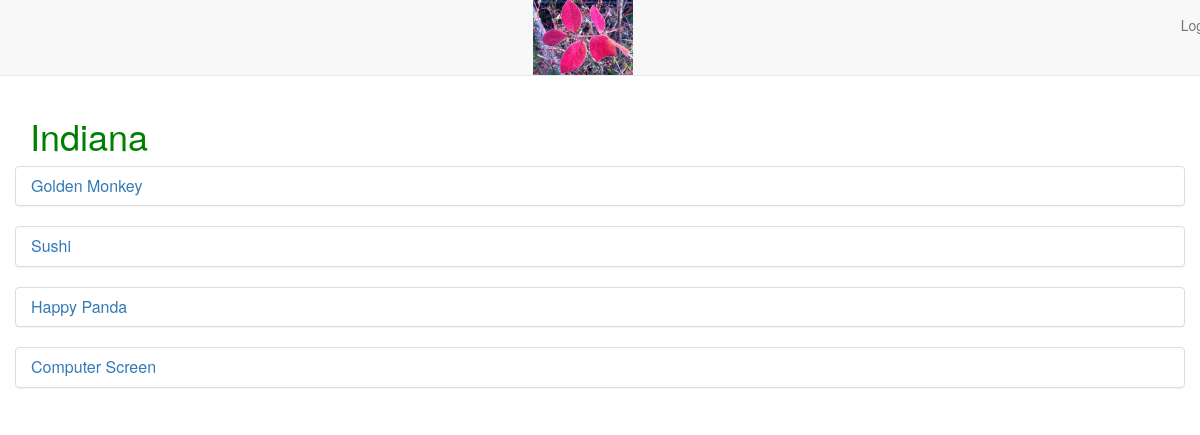
The page /user/Indiana/ on the database its author committed.
### main_app/models.py (models this page shows, shortened)
class Treasure(models.Model):
	user = models.ForeignKey(User)
	name = models.CharField(max_length=100)
	value = models.DecimalField(max_digits=10, decimal_places=2)
	material = models.CharField(max_length=100)
	location = models.CharField(max_length=100)
	image = models.ImageField(upload_to='treasure_images',
							  default='media/default.png')
	likes = models.IntegerField(default=0)

### main_app/views.py (the view)
# urls.py: url(r'^user/(\w+)/$', views.profile, name='profile'),
def profile(request, username):
	user = User.objects.get(username = username)
	treasures = Treasure.objects.filter(user=user)
	return render(request, 'profile.html',
				  {'username' : username,
				   'treasures' : treasures})

### main_app/templates/profile.html
{% extends 'base.html' %}
{% load staticfiles %}
{% block content %}
<h1>{{ username }}</h1>
	<div class="row">
	{% for treasure in treasures %}
		<div class="col.md-4">
		<div class="treasure panel panel-default">
			<a href="/{{treasure.id}}">
			<div class="panel-heading">
				<h3 class="panel-title">{{ treasure.name }}</h3>
			</div>
			</a>
		</div>
		</div>
	{% endfor %}
	</div>
{% endblock %}

### main_app/static/style.css (style rules this page uses)
h1 { color: green; }

### rows shown on the page
Treasure: name "Golden Monkey"
Treasure: name "Sushi"
Treasure: name "Happy Panda"
Treasure: name "Computer Screen"

### other values the page prints
{{ username }} "Indiana"
